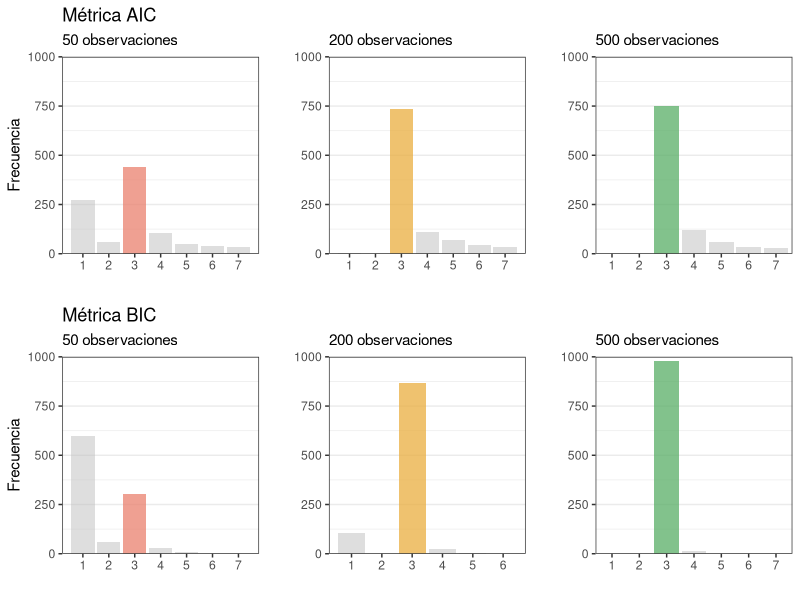

Generate this figure with R:
library(ggplot2)
library(tidyverse)
library(gridExtra)


# Leo los datos guardados en el script 02_selec_mod_AR_datos: 

orden <- read.csv("data/df_aic_bic.csv", header = TRUE)
View(orden)

# Hago los gráficos
colores <- c("tomato", "orange","#26A63A" )

# Metrica AIC - 50 observaciones por serie
g1 <- orden %>% ggplot(aes(aic_50)) + 
  geom_bar(fill = alpha("gray", 0.5)) +  # Ajusta la transparencia y el color
  geom_bar(data = subset(orden, aic_50 == 3), fill = alpha("tomato", 0.5), size = 0.5) +  # Ajusta la transparencia
  labs(x = "", y = "Frecuencia") + ggtitle("Métrica AIC", subtitle = "50 observaciones") +
  scale_x_continuous(breaks = seq(1, 7, by = 1)) + 
  scale_y_continuous(expand = c(0, 0), limits = c(0, 1000)) +
  theme_bw() +
  theme(panel.grid.major.x = element_blank(),
        panel.grid.minor.x = element_blank())

# Metrica AIC - 200 observaciones por serie
g2 <- orden %>% ggplot(aes(aic_200)) + 
  geom_bar(fill = alpha("gray", 0.5)) +
  geom_bar(data=subset(orden, aic_200==3), fill=alpha("orange",0.5), size=0.5) +
  labs(x="",y="") + ggtitle("", subtitle = "200 observaciones")+
  scale_x_continuous(breaks = seq(1, 7, by = 1)) + 
  scale_y_continuous(expand = c(0, 0), limits = c(0, 1000)) +
  theme_bw() +
  theme(panel.grid.major.x = element_blank(), # Saca lineas de cuadricula
        panel.grid.minor.x = element_blank()) 

# Metrica AIC - 500 observaciones por serie
g3 <- orden %>% ggplot(aes(aic_500)) + 
  geom_bar(fill = alpha("gray", 0.5)) +
  geom_bar(data=subset(orden, aic_500==3), fill=alpha("#26A63A",0.5), size=0.5) +
  labs(x="",y="") + ggtitle("", subtitle = "500 observaciones")+
  scale_x_discrete(limits = c("1","2","3","4","5","6","7")) + 
  scale_y_continuous(expand = c(0, 0), limits = c(0, 1000)) +
  theme_bw() +
  theme(panel.grid.major.x = element_blank(), # Saca lineas de cuadricula
        panel.grid.minor.x = element_blank())  

# Metrica BIC - 50 observaciones por serie
g4 <- orden %>% ggplot(aes(bic_50)) + 
  geom_bar(fill = alpha("gray", 0.5)) +  # Ajusta la transparencia y el color
  geom_bar(data = subset(orden, bic_50 == 3), fill = alpha("tomato", 0.5), size = 0.5) +  # Ajusta la transparencia
  labs(x = "", y = "Frecuencia") + ggtitle("Métrica BIC", subtitle = "50 observaciones") +
  scale_x_continuous(breaks = seq(1, 7, by = 1)) + 
  scale_y_continuous(expand = c(0, 0), limits = c(0, 1000)) +
  theme_bw() +
  theme(panel.grid.major.x = element_blank(),
        panel.grid.minor.x = element_blank())

# Metrica BIC - 200 observaciones por serie
g5 <- orden %>% ggplot(aes(bic_200)) + 
  geom_bar(fill = alpha("gray", 0.5)) +
  geom_bar(data=subset(orden, bic_200==3), fill=alpha("orange",0.5), size=0.5) +
  labs(x="",y="") + ggtitle("", subtitle = "200 observaciones")+
  scale_x_continuous(breaks = seq(1, 7, by = 1)) + 
  scale_y_continuous(expand = c(0, 0), limits = c(0, 1000)) +
  theme_bw() +
  theme(panel.grid.major.x = element_blank(), # Saca lineas de cuadricula
        panel.grid.minor.x = element_blank()) 

# Metrica BIC - 500 observaciones por serie
g6 <- orden %>% ggplot(aes(x=factor(bic_500))) + 
  geom_bar(fill = alpha("gray", 0.5)) +
  geom_bar(data=subset(orden, bic_500==3), fill=alpha("#26A63A",0.5), size=0.5) +
  labs(x="",y="") + ggtitle("", subtitle = "500 observaciones")+
  scale_x_discrete(limits = c("1","2","3","4","5","6","7")) + 
  scale_y_continuous(expand = c(0, 0), limits = c(0, 1000)) +
  theme_bw() +
  theme(panel.grid.major.x = element_blank(), # Saca lineas de cuadricula
        panel.grid.minor.x = element_blank()) 

selec_ar <- grid.arrange(g1,g2,g3,g4,g5,g6, nrow=2)
